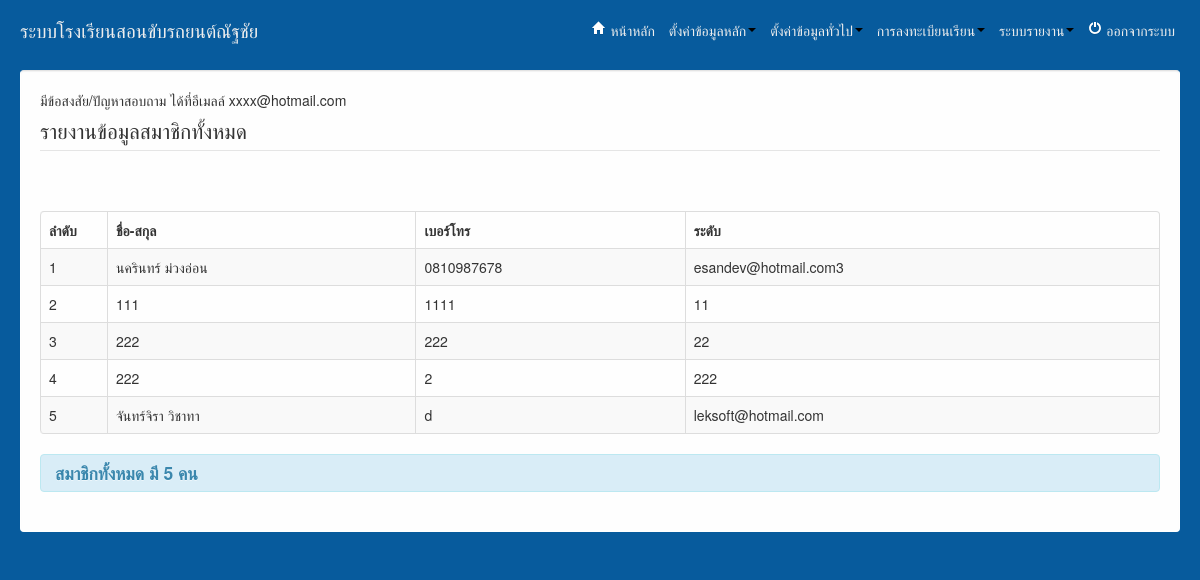
Screenshot of /admin/index.php?url=rpt_user.php (signed in) with the database file from the repository.
### tables this page shows
CREATE TABLE IF NOT EXISTS `tbregister` (
  `id` int(11) NOT NULL AUTO_INCREMENT,
  `username` varchar(50) NOT NULL,
  `password` varchar(50) NOT NULL,
  `name` varchar(255) NOT NULL,
  `addr` text NOT NULL,
  `email` varchar(50) NOT NULL,
  `tel` varchar(20) NOT NULL,
  `degree` varchar(255) NOT NULL,
  `r_day` date NOT NULL,
  `r_time` varchar(255) NOT NULL,
  `r_gear` varchar(250) NOT NULL,
  `r_car` varchar(255) NOT NULL,
  `course_id` int(11) NOT NULL,
  `payment` varchar(50) NOT NULL,
  `status` varchar(50) NOT NULL,
  `type` varchar(50) NOT NULL,
  `created` date NOT NULL,
  `FristPoint` int(11) NOT NULL,
  `EndPoint` int(11) NOT NULL,
  PRIMARY KEY (`id`)
);

### admin/rpt_user.php (the view, shortened to what this page needs)
<?php
$rs = mysql_query('SELECT * FROM tbregister ');
?>
<legend>รายงานข้อมูลสมาชิกทั้งหมด</legend>
<br><br>
<table class="table table-bordered table-striped table-hover">
	<thead>
		<tr>
                         <th width="50px">ลำดับ</th>
			<th>ชื่อ-สกุล</th>
			<th>เบอร์โทร</th>
			<th>ระดับ</th>
		</tr>
	</thead>
	<tbody>
		<?php $i = 1;  while($val = mysql_fetch_assoc($rs)): ?>
		<tr>
                         <td><?php echo $i++;?></td>
			<td><?php echo $val['name'];?></td>
			<td><?php echo $val['tel']; ?></td>
			<td><?php echo $val['email']; ?></td>
		</tr>
		<?php endwhile; ?>
	</tbody>
</table>
<h4 class="alert alert-info">สมาชิกทั้งหมด มี <?php echo $num = mysql_num_rows($rs);?> คน</h4>

### admin/css/mycss.css (style rules this page uses)
* { margin: 0; padding: 0; }

### rows the page displays
tbregister: name "นครินทร์ ม่วงอ่อน", tel "0810987678", email "esandev@hotmail.com3"
tbregister: name "111", tel "1111", email "11"
tbregister: name "222", tel "222", email "22"
tbregister: name "222", tel "2", email "222"
tbregister: name "จันทร์จิรา วิชาทา", tel "d", email "leksoft@hotmail.com"

### other values shown
$num = mysql_num_rows($rs) "5"
